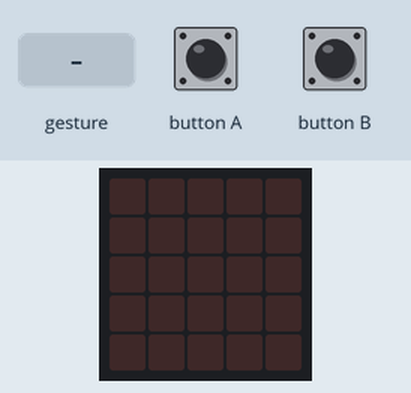
A program run on a simulated BBC micro:bit (MakeCode). On the bench: the board's 5×5 LED display. The test bench sets the inputs (shaded band). A tilt is held for 1.5 s and a shake lasts 1 s, then the board lies face up again.

Above: at 1.2 s.
1.3 s: button A pressed for 0.15 s
At 1.35 s:
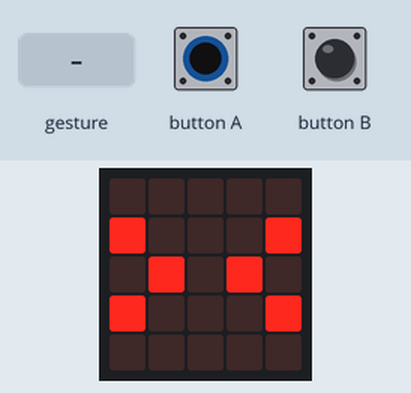
3.1 s: gesture 'tilt right'
At 3.46 s:
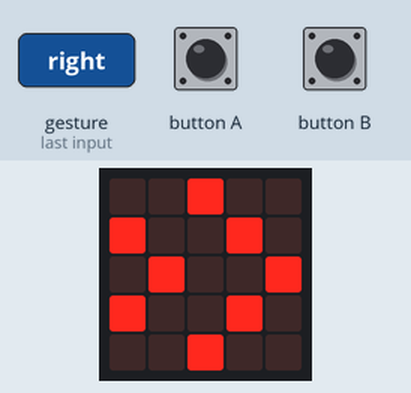
6.1 s: button B pressed for 3.2 s
At 6.37 s:
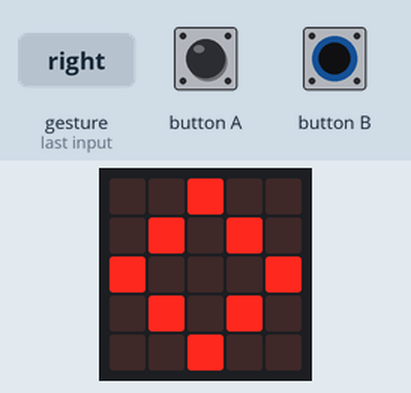
10.8 s: gesture 'tilt left'
At 11.16 s:
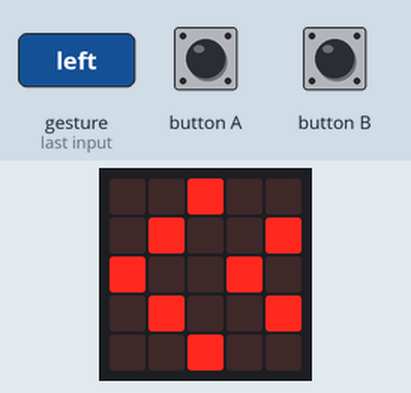
13.8 s: button A pressed for 3.2 s
At 14.07 s:
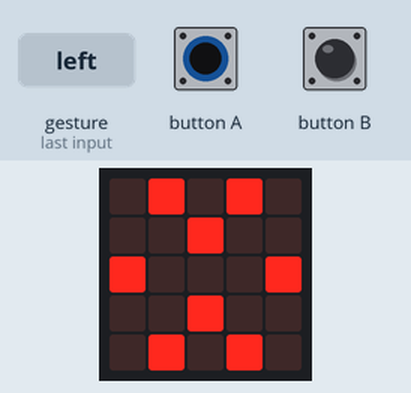

The program:

main.ts
```typescript
input.onGesture(Gesture.TiltRight, function () {
    for (let index = 0; index < 4; index++) {

    }
})
// 　AとBのボタンでそれぞれのアニメーションを作成。
// 　ずっと押している限り同じアニメーションが繰り返される。
// 　傾きによってもそれぞれ別のアニメーションを作成。左右どちらかに傾け続けている限り繰り返される。
basic.forever(function () {
    if (input.buttonIsPressed(Button.A)) {
        for (let a = 0; a <= 2; a++) {
            if (a == 2) {
                led.plot(-2 + a, 2)
                led.plot(-1 + a, 0)
                led.plot(-1 + a, 4)
                led.plot(0 + a, 1)
                led.plot(0 + a, 3)
                led.plot(4 - a, 3)
                led.plot(4 - a, 1)
                led.plot(5 - a, 4)
                led.plot(5 - a, 0)
                led.plot(6 - a, 2)
                basic.pause(100)
                led.unplot(-2 + a, 2)
                led.unplot(-1 + a, 0)
                led.unplot(-1 + a, 4)
                led.unplot(0 + a, 1)
                led.unplot(0 + a, 3)
                led.unplot(4 - a, 3)
                led.unplot(4 - a, 1)
                led.unplot(5 - a, 4)
                led.unplot(5 - a, 0)
                led.unplot(6 - a, 2)
            } else {
                led.plot(-2 + a, 2)
                led.plot(-1 + a, 0)
                led.plot(-1 + a, 4)
                led.plot(0 + a, 1)
                led.plot(0 + a, 3)
                led.plot(1 + a, 2)
                led.plot(3 - a, 2)
                led.plot(4 - a, 3)
                led.plot(4 - a, 1)
                led.plot(5 - a, 4)
                led.plot(5 - a, 0)
                led.plot(6 - a, 2)
                basic.pause(100)
                led.unplot(-2 + a, 2)
                led.unplot(-1 + a, 0)
                led.unplot(-1 + a, 4)
                led.unplot(0 + a, 1)
                led.unplot(0 + a, 3)
                led.unplot(1 + a, 2)
                led.unplot(3 - a, 2)
                led.unplot(4 - a, 3)
                led.unplot(4 - a, 1)
                led.unplot(5 - a, 0)
                led.unplot(5 - a, 4)
                led.unplot(6 - a, 2)
            }
        }
    } else if (input.buttonIsPressed(Button.B)) {
        for (let a = 0; a <= 2; a++) {
            if (a == 0) {
                led.plot(0 - a, 1)
                led.plot(0 - a, 3)
                led.plot(1 - a, 0)
                led.plot(1 - a, 4)
                led.plot(2 - a, 2)
                led.plot(2 + a, 2)
                led.plot(3 + a, 4)
                led.plot(3 + a, 0)
                led.plot(4 + a, 3)
                led.plot(4 + a, 1)
                basic.pause(100)
                led.unplot(0 - a, 1)
                led.unplot(0 - a, 3)
                led.unplot(1 - a, 0)
                led.unplot(1 - a, 4)
                led.unplot(2 - a, 2)
                led.unplot(2 + a, 2)
                led.unplot(3 + a, 4)
                led.unplot(3 + a, 0)
                led.unplot(4 + a, 3)
                led.unplot(4 + a, 1)
            } else if (a == 1) {
                led.plot(0 - a, 1)
                led.plot(0 - a, 3)
                led.plot(1 - a, 0)
                led.plot(1 - a, 4)
                led.plot(2 - a, 2)
                led.plot(2, 1)
                led.plot(2, 3)
                led.plot(2 + a, 2)
                led.plot(3 + a, 4)
                led.plot(3 + a, 0)
                led.plot(4 + a, 3)
                led.plot(4 + a, 1)
                basic.pause(100)
                led.unplot(0 - a, 1)
                led.unplot(0 - a, 3)
                led.unplot(1 - a, 0)
                led.unplot(1 - a, 4)
                led.unplot(2 - a, 2)
                led.unplot(2, 1)
                led.unplot(2, 3)
                led.unplot(2 + a, 2)
                led.unplot(3 + a, 4)
                led.unplot(3 + a, 0)
                led.unplot(4 + a, 3)
                led.unplot(4 + a, 1)
            } else {
                led.plot(0 - a, 1)
                led.plot(0 - a, 3)
                led.plot(1 - a, 0)
                led.plot(1 - a, 4)
                led.plot(2 - a, 2)
                led.plot(1, 1)
                led.plot(1, 3)
                led.plot(2, 0)
                led.plot(2, 4)
                led.plot(3, 3)
                led.plot(3, 1)
                led.plot(2 + a, 2)
                led.plot(3 + a, 4)
                led.plot(3 + a, 0)
                led.plot(4 + a, 3)
                led.plot(4 + a, 1)
                basic.pause(100)
                led.unplot(0 - a, 1)
                led.unplot(0 - a, 3)
                led.unplot(1 - a, 0)
                led.unplot(1 - a, 4)
                led.unplot(2 - a, 2)
                led.unplot(1, 1)
                led.unplot(1, 3)
                led.unplot(2, 0)
                led.unplot(2, 4)
                led.unplot(3, 3)
                led.unplot(3, 1)
                led.unplot(2 + a, 2)
                led.unplot(3 + a, 4)
                led.unplot(3 + a, 0)
                led.unplot(4 + a, 3)
                led.unplot(4 + a, 1)
            }
        }
    } else if (input.isGesture(Gesture.TiltLeft)) {
        for (let a = 0; a <= 2; a++) {
            led.plot(0 - a, 1)
            led.plot(0 - a, 3)
            led.plot(1 - a, 0)
            led.plot(1 - a, 4)
            led.plot(2 - a, 2)
            led.plot(3 - a, 1)
            led.plot(3 - a, 3)
            led.plot(4 - a, 0)
            led.plot(4 - a, 4)
            led.plot(5 - a, 2)
            led.plot(6 - a, 1)
            led.plot(6 - a, 3)
            basic.pause(100)
            led.unplot(0 - a, 1)
            led.unplot(0 - a, 3)
            led.unplot(1 - a, 0)
            led.unplot(1 - a, 4)
            led.unplot(2 - a, 2)
            led.unplot(3 - a, 1)
            led.unplot(3 - a, 3)
            led.unplot(4 - a, 0)
            led.unplot(4 - a, 4)
            led.unplot(5 - a, 2)
            led.unplot(6 - a, 1)
            led.unplot(6 - a, 3)
        }
    } else if (input.isGesture(Gesture.TiltRight)) {
        for (let a = 0; a <= 2; a++) {
            led.plot(4 + a, 1)
            led.plot(4 + a, 3)
            led.plot(3 + a, 0)
            led.plot(3 + a, 4)
            led.plot(2 + a, 2)
            led.plot(1 + a, 1)
            led.plot(1 + a, 3)
            led.plot(0 + a, 0)
            led.plot(0 + a, 4)
            led.plot(-1 + a, 2)
            led.plot(-2 + a, 1)
            led.plot(-2 + a, 3)
            basic.pause(100)
            led.unplot(4 + a, 1)
            led.unplot(4 + a, 3)
            led.unplot(3 + a, 0)
            led.unplot(3 + a, 4)
            led.unplot(2 + a, 2)
            led.unplot(1 + a, 1)
            led.unplot(1 + a, 3)
            led.unplot(0 + a, 0)
            led.unplot(0 + a, 4)
            led.unplot(-1 + a, 2)
            led.unplot(-2 + a, 1)
            led.unplot(-2 + a, 3)
        }
    } else {
        basic.clearScreen()
    }
})
```

test.ts
```typescript
// テストはここに来ます。このパッケージが拡張機能として使用されるときにはコンパイルされません。
```

Measured:
- after the input at 1.3 s, the display: changes at once (image 1)
- after the input at 3.1 s, the display: first changes after 0.10 s (image 2 shows a later state)
- after the input at 6.1 s, the display: first changes at once (image 3 shows a later state)
- after the input at 10.8 s, the display: first changes after 0.10 s (image 4 shows a later state)
- after the input at 13.8 s, the display: first changes at once (image 5 shows a later state)
